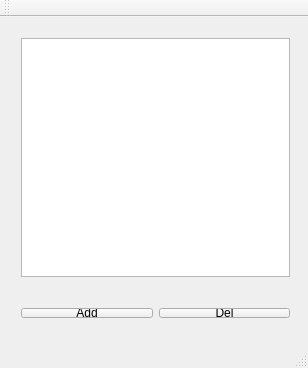
<?xml version="1.0" encoding="UTF-8"?>
<ui version="4.0">
 <class>MainWindow</class>
 <widget class="QMainWindow" name="MainWindow">
  <property name="geometry">
   <rect>
    <x>0</x>
    <y>0</y>
    <width>308</width>
    <height>368</height>
   </rect>
  </property>
  <property name="windowTitle">
   <string>MainWindow</string>
  </property>
  <widget class="QWidget" name="centralWidget">
   <widget class="QWidget" name="verticalLayoutWidget">
    <property name="geometry">
     <rect>
      <x>10</x>
      <y>10</y>
      <width>291</width>
      <height>261</height>
     </rect>
    </property>
    <layout class="QVBoxLayout" name="verticalLayout">
     <item>
      <widget class="QListView" name="listView"/>
     </item>
    </layout>
   </widget>
   <widget class="QWidget" name="horizontalLayoutWidget">
    <property name="geometry">
     <rect>
      <x>10</x>
      <y>280</y>
      <width>291</width>
      <height>32</height>
     </rect>
    </property>
    <layout class="QHBoxLayout" name="horizontalLayout">
     <item>
      <widget class="QPushButton" name="pushButtonAdd">
       <property name="layoutDirection">
        <enum>Qt::LeftToRight</enum>
       </property>
       <property name="autoFillBackground">
        <bool>false</bool>
       </property>
       <property name="text">
        <string>Add</string>
       </property>
      </widget>
     </item>
     <item>
      <widget class="QPushButton" name="pushButtonDel">
       <property name="text">
        <string>Del</string>
       </property>
      </widget>
     </item>
    </layout>
   </widget>
  </widget>
  <widget class="QMenuBar" name="menuBar">
   <property name="geometry">
    <rect>
     <x>0</x>
     <y>0</y>
     <width>308</width>
     <height>22</height>
    </rect>
   </property>
  </widget>
  <widget class="QToolBar" name="mainToolBar">
   <attribute name="toolBarArea">
    <enum>TopToolBarArea</enum>
   </attribute>
   <attribute name="toolBarBreak">
    <bool>false</bool>
   </attribute>
  </widget>
  <widget class="QStatusBar" name="statusBar"/>
 </widget>
 <layoutdefault spacing="6" margin="11"/>
 <resources/>
 <connections/>
</ui>
